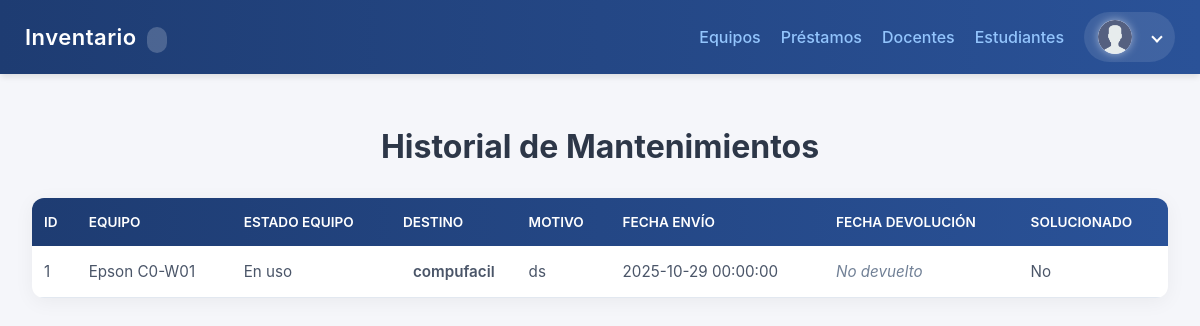
/public/mantenimientos.php, run on the app's committed database.
### tables this page shows
CREATE TABLE `mantenimientos` (
  `id` int(11) NOT NULL,
  `equipo_id` int(11) NOT NULL,
  `usuario_id` int(11) DEFAULT NULL,
  `reporte_id` int(11) NOT NULL,
  `destino` varchar(255) DEFAULT NULL,
  `motivo` text DEFAULT NULL,
  `fecha_envio` datetime NOT NULL,
  `fecha_devolucion` datetime DEFAULT NULL,
  `solucionado` tinyint(1) DEFAULT NULL,
  `observaciones` text DEFAULT NULL,
  `creado_en` timestamp NOT NULL DEFAULT current_timestamp()
);

CREATE TABLE `equipos` (
  `id` int(11) NOT NULL,
  `area_id` int(11) NOT NULL,
  `sala_id` int(11) DEFAULT NULL,
  `tipo` varchar(60) NOT NULL,
  `marca` varchar(80) DEFAULT NULL,
  `modelo` varchar(120) DEFAULT NULL,
  `nro_serie` varchar(120) DEFAULT NULL,
  `serial_interno` varchar(32) NOT NULL,
  `estado` varchar(20) NOT NULL DEFAULT 'bueno',
  `prestado` tinyint(1) NOT NULL DEFAULT 0,
  `con_reporte` tinyint(1) NOT NULL DEFAULT 0,
  `detalles` longtext DEFAULT NULL CHECK (json_valid(`detalles`)),
  `creado_en` timestamp NOT NULL DEFAULT current_timestamp(),
  `actualizado_en` timestamp NULL DEFAULT NULL ON UPDATE current_timestamp(),
  `en_mantenimiento` tinyint(1) DEFAULT 0,
  `con_fallos` tinyint(1) DEFAULT 0
);

### public/mantenimientos.php (the view, shortened to what this page needs)
<?php
require __DIR__ . '/../config/db.php';
$sql = "SELECT m.id AS mantenimiento_id, m.equipo_id, m.destino, m.motivo,
               m.fecha_envio, m.fecha_devolucion, m.solucionado, m.observaciones,
               e.marca, e.modelo, e.estado
        FROM mantenimientos m
        LEFT JOIN equipos e ON e.id = m.equipo_id
        ORDER BY m.fecha_envio DESC";
$res = $mysqli->query($sql);
$mantenimientos = $res ? $res->fetch_all(MYSQLI_ASSOC) : [];
?>
<!doctype html>
<html lang="es">
<head>
    <link rel="stylesheet" href="../css/tabla_mantenimientos.css">
</head>
<body>
<?php include __DIR__ . '/navbar.php'; ?>
<div class="container">
    <h1>Historial de Mantenimientos</h1>
    <?php if (!$mantenimientos): ?>
        <p class="muted">No hay registros de mantenimientos.</p>
    <?php else: ?>
        <table>
            <thead>
                <tr>
                    <th>ID</th>
                    <th>Equipo</th>
                    <th>Estado Equipo</th>
                    <th>Destino</th>
                    <th>Motivo</th>
                    <th>Fecha Envío</th>
                    <th>Fecha Devolución</th>
                    <th>Solucionado</th>
                </tr>
            </thead>
            <tbody>
                <?php foreach ($mantenimientos as $m): ?>
                <tr>
                    <td><?= $m['mantenimiento_id'] ?></td>
                    <td><?= htmlspecialchars($m['marca'] . ' ' . $m['modelo']) ?></td>
                    <td><?= htmlspecialchars($m['estado']) ?></td>
                    <td><?= htmlspecialchars($m['destino']) ?></td>
                    <td><?= htmlspecialchars($m['motivo']) ?></td>
                    <td><?= $m['fecha_envio'] ?></td>
                    <td><?= $m['fecha_devolucion'] ?? '<span class="muted">No devuelto</span>' ?></td>
                    <td class="<?= $m['solucionado'] ? 'status-active' : 'status-returned' ?>">
                        <?= $m['solucionado'] ? 'Sí' : 'No' ?>
                    </td>
                </tr>
                <?php endforeach; ?>
            </tbody>
        </table>
    <?php endif; ?>
</div>
</body>
</html>

### css/tabla_mantenimientos.css (style rules this page uses)
body { font-family: 'Segoe UI', Tahoma, Geneva, Verdana, sans-serif; background: #f7fafc; margin: 0; }
.container { padding: 2rem; }
h1 { text-align: center; color: #2d3748; margin-bottom: 2rem; }
table { width: 100%; border-collapse: collapse; font-size: 0.95rem; background: #fff; border-radius: 12px; overflow: hidden; box-shadow: 0 4px 20px rgba(0, 0, 0, 0.05); }
thead { background: linear-gradient(90deg, #1e3c72, #2a5298); color: #fff; }
th { color: #fff; padding: 1rem 0.75rem; text-align: left; font-weight: 600; font-size: 0.85rem; text-transform: uppercase; }
td { padding: 1rem 0.75rem; border-bottom: 1px solid #e2e8f0; color: #4a5568; }
td:nth-child(4) { font-weight: 600; text-align: center; }
.muted { text-align: center; font-style: italic; color: #718096; padding: 2rem 0; }

### css/navbar.css (style rules this page uses)
:root { --primary-color: #6366f1; --secondary-color: #0f172a; --secondary-light: #1e293b; --bg-dark: #0f172a; --shadow-md: 0 4px 6px -1px rgba(0, 0, 0, 0.1); --transition-fast: 150ms ease-in-out; --bg-secondary: #ffffff; --text-primary: #1e293b; --table-header-bg: #1e3a8a; --table-header-text: #ffffff; }
body { margin: 0; font-family: 'Inter', -apple-system, BlinkMacSystemFont, 'Segoe UI', Roboto, sans-serif; background-color: #f5f6fa; }

### data on the page
mantenimientos: id "1", equipo.modelo "Epson C0-W01", equipo.estado "En uso", destino "compufacil", motivo "ds", fecha_envio "2025-10-29 00:00:00", fecha_devolucion "No devuelto"
